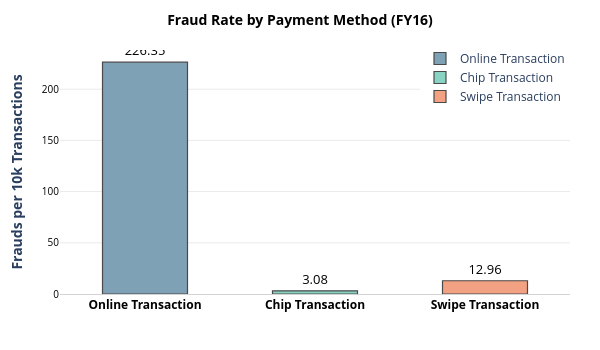

Notebook source saved alongside this figure:
### Code cell
ratio_fraud_plot = px.bar(
    ratio_fraud, 
    x="use_chip", 
    y="Frauds per 10k Transactions", 
    color="use_chip",
    color_discrete_map= chip_color,
    category_orders={"use_chip": chip_order},
    text_auto=",.2f" 
)

ratio_fraud_plot.update_layout(
    plot_bgcolor="white", paper_bgcolor="white", showlegend=True, 
    width=600, height=350, autosize=False, margin=dict(l=60, r=30, t=50, b=50), 
    title=dict(text="<b>Fraud Rate by Payment Method (FY16)</b>", x=0.5, font=dict(size=14, color="black"),),     
    xaxis=dict(title="", showgrid=False, linecolor="#D3D3D3", tickfont=dict(size=12, color="black", weight="bold")),    
    yaxis=dict(title="<b>Frauds per 10k Transactions</b>", gridcolor="#EAEAEA", showline=False, zeroline=False,
               tickfont=dict(size=10, color="black")),   
    legend=dict(title="", orientation="v", yanchor="bottom", y=0.75, xanchor="right", x=1),    
)

ratio_fraud_plot.update_traces(
    marker_line_color="#4A4A4A", marker_line_width=1.2,
    textposition="outside", textfont=dict(size=13, color="black"),
    width=0.5,
    hovertemplate="<b>%{x}</b><br>Total: %{y:,}$<extra></extra>"
)

ratio_fraud_plot.show()

### Figure 1 — Plotly figure (JSON) as saved in the notebook; plotly's stock layout.template omitted (floating-point values rounded to 4 significant figures)
{"data": [{"hovertemplate": "<b>%{x}</b><br>Total: %{y:,}$<extra></extra>", "legendgroup": "Online Transaction", "marker": {"color": "#7EA1B5", "line": {"color": "#4A4A4A", "width": 1.2}, "pattern": {"shape": ""}}, "name": "Online Transaction", "orientation": "v", "showlegend": true, "textfont": {"color": "black", "size": 13}, "textposition": "outside", "texttemplate": "%{y:,.2f}", "type": "bar", "width": 0.5, "x": ["Online Transaction"], "xaxis": "x", "y": [226.4], "yaxis": "y"}, {"hovertemplate": "<b>%{x}</b><br>Total: %{y:,}$<extra></extra>", "legendgroup": "Chip Transaction", "marker": {"color": "#89D3C2", "line": {"color": "#4A4A4A", "width": 1.2}, "pattern": {"shape": ""}}, "name": "Chip Transaction", "orientation": "v", "showlegend": true, "textfont": {"color": "black", "size": 13}, "textposition": "outside", "texttemplate": "%{y:,.2f}", "type": "bar", "width": 0.5, "x": ["Chip Transaction"], "xaxis": "x", "y": [3.078], "yaxis": "y"}, {"hovertemplate": "<b>%{x}</b><br>Total: %{y:,}$<extra></extra>", "legendgroup": "Swipe Transaction", "marker": {"color": "#F2A183", "line": {"color": "#4A4A4A", "width": 1.2}, "pattern": {"shape": ""}}, "name": "Swipe Transaction", "orientation": "v", "showlegend": true, "textfont": {"color": "black", "size": 13}, "textposition": "outside", "texttemplate": "%{y:,.2f}", "type": "bar", "width": 0.5, "x": ["Swipe Transaction"], "xaxis": "x", "y": [12.96], "yaxis": "y"}], "layout": {"autosize": false, "barmode": "relative", "height": 350, "legend": {"orientation": "v", "title": {"text": ""}, "tracegroupgap": 0, "x": 1, "xanchor": "right", "y": 0.75, "yanchor": "bottom"}, "margin": {"b": 50, "l": 60, "r": 30, "t": 50}, "paper_bgcolor": "white", "plot_bgcolor": "white", "showlegend": true, "title": {"font": {"color": "black", "size": 14}, "text": "<b>Fraud Rate by Payment Method (FY16)</b>", "x": 0.5}, "width": 600, "xaxis": {"anchor": "y", "autorange": true, "categoryarray": ["Online Transaction", "Chip Transaction", "Swipe Transaction"], "categoryorder": "array", "domain": [0, 1], "linecolor": "#D3D3D3", "range": [-0.5, 2.5], "showgrid": false, "tickfont": {"color": "black", "size": 12, "weight": "bold"}, "title": {"text": ""}, "type": "category"}, "yaxis": {"anchor": "x", "autorange": true, "domain": [0, 1], "gridcolor": "#EAEAEA", "range": [0, 260.6], "showline": false, "tickfont": {"color": "black", "size": 10}, "title": {"text": "<b>Frauds per 10k Transactions</b>"}, "type": "linear", "zeroline": false}}}
